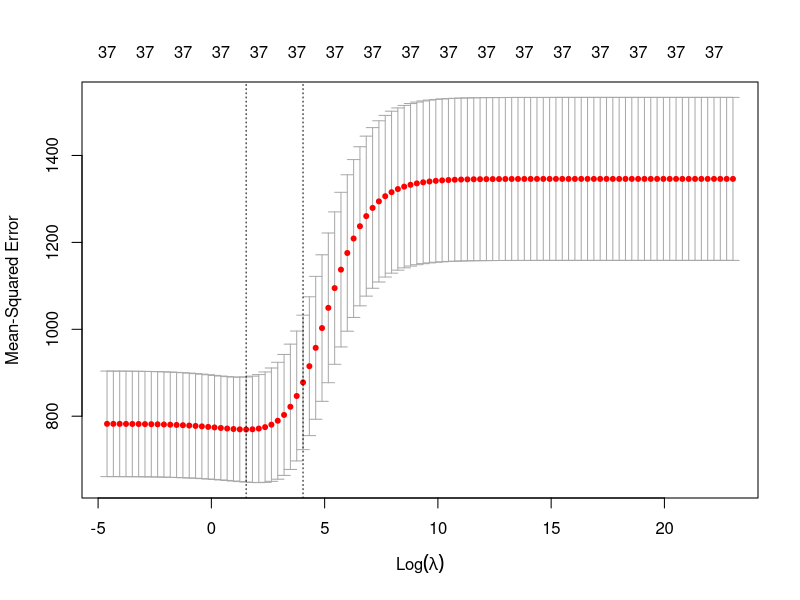

The R script that drew this image: (Note: this script raises an error after producing the figure.)
## ---- chunk 1
salary1 <- read.csv(file = 'ds_salary_data.csv')
region_key <- data.frame(state.abb, state.region)
salary1$state.abb <- as.factor(salary1$Job.Location)
salary<- merge(salary1,region_key, by = "state.abb")

salary<- salary[,-c(1,2,4,7,9,11,12)] 
salary$Size <- as.factor(salary$Size)
salary$Type.of.ownership<- as.factor(salary$Type.of.ownership)
salary$Sector <- as.factor(salary$Sector)
salary$Hourly <- as.factor(salary$Hourly)
salary$Python <- as.factor(salary$Python)
salary$excel <- as.factor(salary$excel)
salary$sql <- as.factor(salary$sql)
salary$sas <- as.factor(salary$sas)
salary$aws <- as.factor(salary$aws)
salary$tableau <- as.factor(salary$tableau)
salary$job_title_sim <- as.factor(salary$job_title_sim)
salary$Degree <- as.factor(salary$Degree)
salary<- salary[,-c(4)] 
str(salary)
## ---- chunk 2
library(glmnet)

x = model.matrix(Avg.Salary.K.~.,data=salary)[,-5] 
#the [,-1] removes the intercept term. 
Y = salary$Avg.Salary.K.
## glmnet() has an alpha argument that determines what type of model is fit. 
## If alpha = 0, then a ridge regression model is fit. 
## If alpha = 1, then a lasso model is fit. 

## First choose a range of lambda values: 
grid = 10^seq(10,-2,length=100)
ridge_model = glmnet(x,Y,alpha=0, lambda=grid)
## ---- chunk 3
### split into training and testing
set.seed(13)
train = sample(1:nrow(x), nrow(x)/2)
test =(-train)
Y.test = Y[test]

ridge.train = glmnet(x[train,],Y[train],alpha=0,lambda=grid)

### select an optimal lambda 
set.seed(13)
cv.out = cv.glmnet(x[train,],Y[train],alpha = 0, lambda = grid) 
#default performs 10-fold CV, but you can change this using the argument `nfolds` 
plot(cv.out)
bestlambdaR = cv.out$lambda.min
bestlambdaR

## what is the test MSE associated with this value of lambda? 
### glmnet() has its own predict() function! This is different than the predict() 
## we are use to using, so the syntax is slightly different. 

ridge.pred = predict(ridge.train,s=bestlambdaR,newx=x[test,])
mean((ridge.pred-Y.test)^2)
## We can refit the ridge regression model on the full data set, using the value 
## of lambda chosen by cross-validation: 

final = glmnet(x,Y,alpha=0,lambda = bestlambdaR)
coef(final)

## ---- chunk 4
bestlambdaR2.2=cv.out$lambda.1se
bestlambdaR2.2

which(grid==bestlambdaR2.2)
ridge.train$lambda[68]
coef(ridge.train)[,68]

ridge.pred2 = predict(ridge.train,s=bestlambdaR2.2,newx=x[test,])
mean((ridge.pred2-Y.test)^2)

final.ridge = glmnet(x,Y,alpha=1,lambda=bestlambda2.2)
## ---- chunk 5
cv.out.lasso = cv.glmnet(x[train,],Y[train],alpha = 1, lambda = grid) 
#default performs 10-fold CV, but you can change this using the argument `nfolds` 
plot(cv.out.lasso)
bestlambda2 = cv.out.lasso$lambda.min
bestlambda2

lasso.train = glmnet(x[train,],Y[train],alpha=1,lambda=grid)

which(grid==bestlambda2)
lasso.train$lambda[88]
coef(lasso.train)[,88]

lasso.pred = predict(lasso.train,s=bestlambda2,newx=x[test,])
mean((lasso.pred-Y.test)^2)

final.lasso = glmnet(x,Y,alpha=1,lambda=bestlambda2)
coef(final.lasso)
## ---- chunk 6
## Taken absolute of value and sorted 
matrix_coefA<-(abs(coef(final.lasso)))
my_estimatesA <- matrix_coefA[ , 1]                     
sort(my_estimatesA)[87:96]

matrix_coef<-(coef(final.lasso))
my_estimates <- matrix_coef[ , 1]                    
Pos<-sort(my_estimates)[92:96]
Neg<-sort(my_estimates)[0:5]

## Extremes from both ends
Pos
Neg
coef(final.lasso)
## ---- chunk 7
bestlambda2.2=cv.out.lasso$lambda.1se
bestlambda2.2

which(grid==bestlambda2.2)
lasso.train$lambda[79]
coef(lasso.train)[,79]

lasso.pred2 = predict(lasso.train,s=bestlambda2.2,newx=x[test,])
mean((lasso.pred2-Y.test)^2)

final.lasso2 = glmnet(x,Y,alpha=1,lambda=bestlambda2.2)
## ---- chunk 8
m1<-lm(log(Avg.Salary.K.)~., data=salary)
plot(m1)
summary(m1)
library(leaps)

# we can also use regsubsets() to perform backward/forward stepwise selection 

regfit.fwd = regsubsets(Avg.Salary.K.~.,data=salary,nvmax=100, method="forward")

regfit.fwd.sum = summary(regfit.fwd)
names(regfit.fwd.sum)
n = dim(salary)[1]
p = rowSums(regfit.fwd.sum$which) #number of predictors + intercept in the model 
adjr2 = regfit.fwd.sum$adjr2
cp = regfit.fwd.sum$cp
rss = regfit.fwd.sum$rss
AIC = n*log(rss/n) + 2*(p)
BIC = n*log(rss/n) + (p)*log(n)


which.min(BIC)
which.min(AIC)
which.min(cp)
which.max(adjr2)
coef(regfit.fwd,31)
